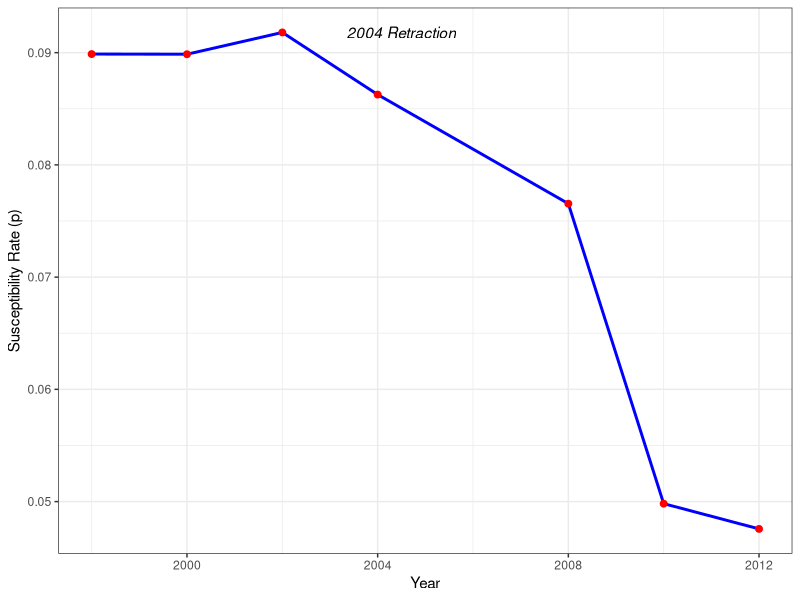
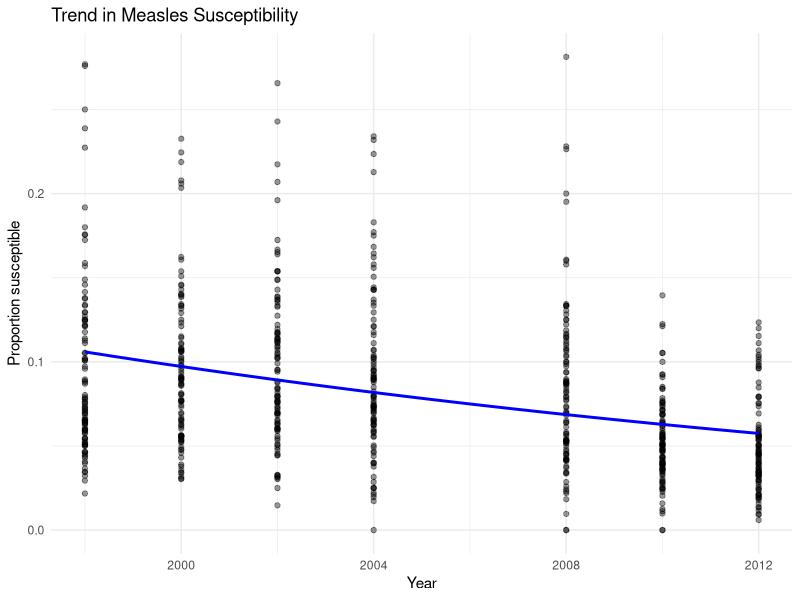

These figures' R source, in order:
## ---- chunk 1
#| echo: false
#| warning: false
#| message: false

library(tidyverse)
library(broom)
library(kableExtra)

data <- read.csv("DAProject16.csv")

data <- data %>%
  mutate(
    proportion = Y/N,
    Year_c = Year - mean(Year),
    post2004 = ifelse(Year >= 2004,1,0)
  )

## ---- chunk 2
#| label: tbl-mdl1
#| tbl-cap: Logistic regression results for temporal trend model
model1 <- glm(
  cbind(Y, N-Y) ~ Year_c,
  family = binomial,
  data = data)

model1_table <- tidy(model1)

kable(
  model1_table,
  digits=4)
## ---- chunk 3
#| label: tbl-mdl2
#| tbl-cap: Logistic regression results including post-2004 indicator


model2 <- glm(
  cbind(Y, N-Y) ~ Year_c + post2004,
  family = binomial,
  data = data)

model2_table <- tidy(model2)

kable(
  model2_table,
  digits=4)
## ---- chunk 4
#| label: tbl-comparsion
#| tbl-cap: Likelihood ratio test comparing nested models

anova_results <- anova(model1, model2, test="Chisq")

kable(anova_results,
  digits=4)
## ---- chunk 5
#| label: fig-annual-trend
#| fig-width: 4
#| fig-height: 3
#| fig-cap: Observed annual mean susceptibility rates (aggregate)

annual_trend <- data %>%
  group_by(Year) %>%
  summarise(total_Y = sum(Y), total_N = sum(N)) %>%
  mutate(Mean_p = total_Y / total_N)

ggplot(annual_trend, aes(x = Year, y = Mean_p)) +
  geom_line(color = "blue", size = 1) +
  geom_point(color = "red", size = 2) +
  annotate("text", x = 2004.5, y = max(annual_trend$Mean_p), 
           label = "2004 Retraction", fontface = "italic") +
  labs(y = "Susceptibility Rate (p)", x = "Year") +
  theme_bw()
## ---- chunk 6
#| label: fig-visual
#| fig-width: 4
#| fig-height: 3
#| fig-pos: 'H'
#| fig-cap: "Trend in Measles Susceptibility"

ggplot(data, aes(x = Year, y = proportion)) +
  geom_point(alpha = 0.4) +
  geom_smooth(method = "glm",
              method.args = list(family = "binomial"),
              se = FALSE,
              colour = "blue") +
  labs(
    title = "Trend in Measles Susceptibility",
    x = "Year",
    y = "Proportion susceptible"
  ) +
  theme_minimal()
